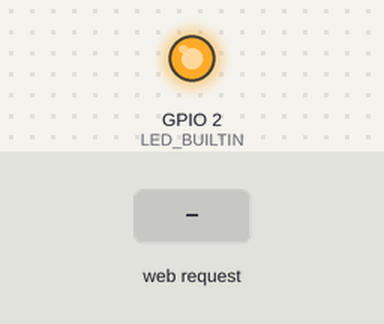
Recording of a program running on a simulated ESP8266 (Wemos D1 mini). On the bench: output pins drawn as LEDs (lit = HIGH, except the on-board LED, lit = LOW). The inputs (shaded band) are chosen by the test bench. WiFi joins after 1.5 s; servers stay silent unless stated; what the program prints to the serial monitor is not drawn.

Above: at 2.7 s.
2.8 s: HTTP request GET /blink received
At 4.0 s:
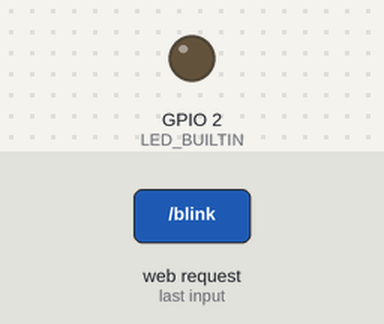
Timing chart, 0 to 5.8 s (numbered marks = the images above; inputs shaded):
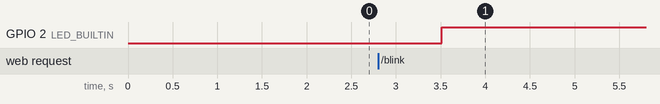

The program:

main.cpp
```cpp
#include <Arduino.h>
#include <services/WebServer.h>
#include <services/NetworkClient.h>

void setup() {
  Serial.begin(9600);

  pinMode(LED_BUILTIN, OUTPUT);

  NetworkClient::begin("STRV-GUEST", "strvhere");
  WebServer::setup();
}

void loop() {
  WebServer::handleClient();
  delay(1000);
}
```

NetworkClient.h
```cpp
#ifndef SMART_FLOWERPOT_NETWORKCLIENT_H
#define SMART_FLOWERPOT_NETWORKCLIENT_H

class NetworkClient {
public:
  static void begin(const char *id, const char *idPassword);
};

#endif //SMART_FLOWERPOT_NETWORKCLIENT_H
```

WebServer.h
```cpp
#ifndef SMART_FLOWERPOT_WEBSERVER_H
#define SMART_FLOWERPOT_WEBSERVER_H

#include <ESP8266WebServer.h>

class WebServer {
public:
  static void setup();
  static void handleClient();
private:
  static void handleBlink();
  static void handleRoot();
  static void handleNotFound();
};

#endif //SMART_FLOWERPOT_WEBSERVER_H
```

NetworkClient.cpp
```cpp
#include <ESP8266WiFi.h>
#include <services/NetworkClient.h>

void NetworkClient::begin(const char *ssid, const char *password) {
  WiFi.begin(ssid, password);

  Serial.println("");

  while (WiFi.status() != WL_CONNECTED) {
    delay(500);
    Serial.print(".");
  }

  Serial.println("");
  Serial.print("Connected to ");
  Serial.println(ssid);
  Serial.print("IP address: ");
  Serial.println(WiFi.localIP());
}
```

WebServer.cpp
```cpp
#include <services/WebServer.h>

ESP8266WebServer server(80);

void WebServer::handleRoot() {
  server.send(200, "text/plain", "hello from esp8266!");
}

void WebServer::handleNotFound() {
  String message = "File Not Found\n\n";
  message += "URI: ";
  message += server.uri();
  message += "\nMethod: ";
  message += (server.method() == HTTP_GET) ? "GET" : "POST";
  message += "\nArguments: ";
  message += server.args();
  message += "\n";

  for (uint8_t i = 0; i < server.args(); i++) {
    message += " " + server.argName(i) + ": " + server.arg(i) + "\n";
  }

  server.send(404, "text/plain", message);
}

void WebServer::handleBlink() {
  int value = digitalRead(LED_BUILTIN);

  String message = value == HIGH ? "Set to low" : "Set to high";
  digitalWrite(LED_BUILTIN, value == HIGH ? LOW : HIGH);

  server.send(200, "text/plain", message);
}

void WebServer::setup() {
  server.on("/", handleRoot);
  server.on("/blink", handleBlink);
  server.onNotFound(handleNotFound);

  server.begin();
  Serial.println("HTTP server started");
}

void WebServer::handleClient() {
  server.handleClient();
}
```

Measured:
- after the input at 2.8 s, GPIO 2 (LED_BUILTIN): LOW → HIGH after 0.71 s
